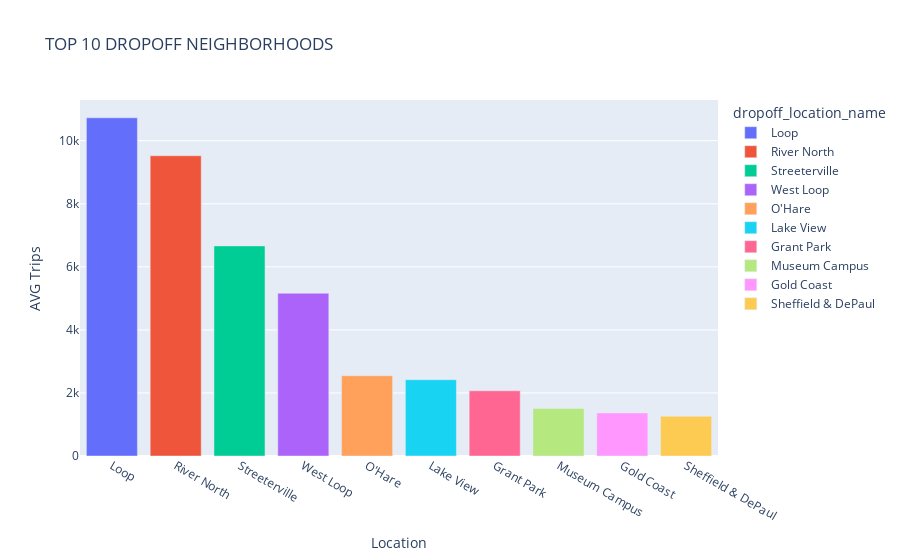

Notebook source saved alongside this figure:
### Code cell
fig1 = px.bar(top10_dropoffs_df, x='dropoff_location_name',y='average_trips', color=top10_dropoffs_df['dropoff_location_name'],
        title='TOP 10 DROPOFF NEIGHBORHOODS')

fig1.update_layout(xaxis_title='Location', yaxis_title='AVG Trips')
fig1.show()

### Figure 1 — Plotly figure (JSON) as saved in the notebook; plotly's stock layout.template omitted (floating-point values rounded to 4 significant figures)
{"data": [{"alignmentgroup": "True", "hovertemplate": "dropoff_location_name=%{x}<br>average_trips=%{y}<extra></extra>", "legendgroup": "Loop", "marker": {"color": "#636efa", "pattern": {"shape": ""}}, "name": "Loop", "offsetgroup": "Loop", "orientation": "v", "showlegend": true, "textposition": "auto", "type": "bar", "x": ["Loop"], "xaxis": "x", "y": [10730.0], "yaxis": "y"}, {"alignmentgroup": "True", "hovertemplate": "dropoff_location_name=%{x}<br>average_trips=%{y}<extra></extra>", "legendgroup": "River North", "marker": {"color": "#EF553B", "pattern": {"shape": ""}}, "name": "River North", "offsetgroup": "River North", "orientation": "v", "showlegend": true, "textposition": "auto", "type": "bar", "x": ["River North"], "xaxis": "x", "y": [9524.0], "yaxis": "y"}, {"alignmentgroup": "True", "hovertemplate": "dropoff_location_name=%{x}<br>average_trips=%{y}<extra></extra>", "legendgroup": "Streeterville", "marker": {"color": "#00cc96", "pattern": {"shape": ""}}, "name": "Streeterville", "offsetgroup": "Streeterville", "orientation": "v", "showlegend": true, "textposition": "auto", "type": "bar", "x": ["Streeterville"], "xaxis": "x", "y": [6665.0], "yaxis": "y"}, {"alignmentgroup": "True", "hovertemplate": "dropoff_location_name=%{x}<br>average_trips=%{y}<extra></extra>", "legendgroup": "West Loop", "marker": {"color": "#ab63fa", "pattern": {"shape": ""}}, "name": "West Loop", "offsetgroup": "West Loop", "orientation": "v", "showlegend": true, "textposition": "auto", "type": "bar", "x": ["West Loop"], "xaxis": "x", "y": [5164.0], "yaxis": "y"}, {"alignmentgroup": "True", "hovertemplate": "dropoff_location_name=%{x}<br>average_trips=%{y}<extra></extra>", "legendgroup": "O'Hare", "marker": {"color": "#FFA15A", "pattern": {"shape": ""}}, "name": "O'Hare", "offsetgroup": "O'Hare", "orientation": "v", "showlegend": true, "textposition": "auto", "type": "bar", "x": ["O'Hare"], "xaxis": "x", "y": [2547.0], "yaxis": "y"}, {"alignmentgroup": "True", "hovertemplate": "dropoff_location_name=%{x}<br>average_trips=%{y}<extra></extra>", "legendgroup": "Lake View", "marker": {"color": "#19d3f3", "pattern": {"shape": ""}}, "name": "Lake View", "offsetgroup": "Lake View", "orientation": "v", "showlegend": true, "textposition": "auto", "type": "bar", "x": ["Lake View"], "xaxis": "x", "y": [2421.0], "yaxis": "y"}, {"alignmentgroup": "True", "hovertemplate": "dropoff_location_name=%{x}<br>average_trips=%{y}<extra></extra>", "legendgroup": "Grant Park", "marker": {"color": "#FF6692", "pattern": {"shape": ""}}, "name": "Grant Park", "offsetgroup": "Grant Park", "orientation": "v", "showlegend": true, "textposition": "auto", "type": "bar", "x": ["Grant Park"], "xaxis": "x", "y": [2069.0], "yaxis": "y"}, {"alignmentgroup": "True", "hovertemplate": "dropoff_location_name=%{x}<br>average_trips=%{y}<extra></extra>", "legendgroup": "Museum Campus", "marker": {"color": "#B6E880", "pattern": {"shape": ""}}, "name": "Museum Campus", "offsetgroup": "Museum Campus", "orientation": "v", "showlegend": true, "textposition": "auto", "type": "bar", "x": ["Museum Campus"], "xaxis": "x", "y": [1510], "yaxis": "y"}, {"alignmentgroup": "True", "hovertemplate": "dropoff_location_name=%{x}<br>average_trips=%{y}<extra></extra>", "legendgroup": "Gold Coast", "marker": {"color": "#FF97FF", "pattern": {"shape": ""}}, "name": "Gold Coast", "offsetgroup": "Gold Coast", "orientation": "v", "showlegend": true, "textposition": "auto", "type": "bar", "x": ["Gold Coast"], "xaxis": "x", "y": [1364.0], "yaxis": "y"}, {"alignmentgroup": "True", "hovertemplate": "dropoff_location_name=%{x}<br>average_trips=%{y}<extra></extra>", "legendgroup": "Sheffield & DePaul", "marker": {"color": "#FECB52", "pattern": {"shape": ""}}, "name": "Sheffield & DePaul", "offsetgroup": "Sheffield & DePaul", "orientation": "v", "showlegend": true, "textposition": "auto", "type": "bar", "x": ["Sheffield & DePaul"], "xaxis": "x", "y": [1260.0], "yaxis": "y"}], "layout": {"barmode": "relative", "legend": {"title": {"text": "dropoff_location_name"}, "tracegroupgap": 0}, "title": {"text": "TOP 10 DROPOFF NEIGHBORHOODS"}, "xaxis": {"anchor": "y", "categoryarray": ["Loop", "River North", "Streeterville", "West Loop", "O'Hare", "Lake View", "Grant Park", "Museum Campus", "Gold Coast", "Sheffield & DePaul"], "categoryorder": "array", "domain": [0, 1], "title": {"text": "Location"}}, "yaxis": {"anchor": "x", "domain": [0, 1], "title": {"text": "AVG Trips"}}}}
